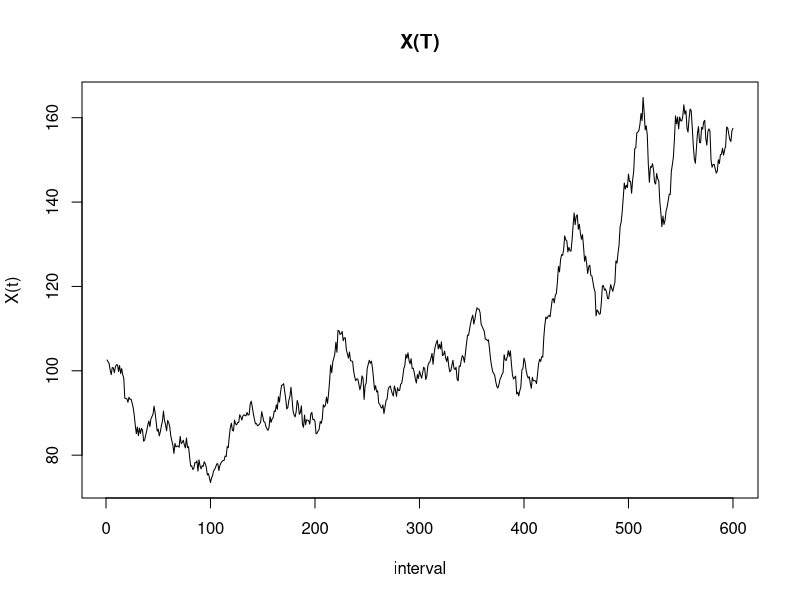

Here is the R script that generated this plot:
## ---- chunk 1
knitr::opts_chunk$set(echo = TRUE)
## ---- chunk 2
# Assumptions

scenario <- 100
interval <- 600
t <- 1/(interval)
r <- 0.03
sigma <-0.4
mu <- r-0.5*sigma^2

s0 <- 100
k <- 110
barrier <- 120
set.seed(123)


# Z

z <- as.data.frame(matrix(rnorm(scenario*interval), nrow=scenario, ncol=interval))

xx <- as.data.frame(matrix(data=0, nrow=scenario, ncol=interval+1))

for (i in 1:scenario){
  for(j in 1:interval){
    xx[i,j+1] <- xx[i,j] + (mu*t+(sigma*sqrt(t)*z[i,j]))
  }
}


plot(x=seq(1, 600, 1),y=s0*exp(xx[3,2:601]), main = "X(T)", type = "l", ylab="X(t)", xlab="interval")


## Payoff 식 만들어야함

result <- matrix(NA, scenario, 1)

for(i in 1:scenario){
  result[i,1]<- exp(-r*1)*(s0*exp(xx[i,601])-k)  
}


mean(result[1:scenario,1])
